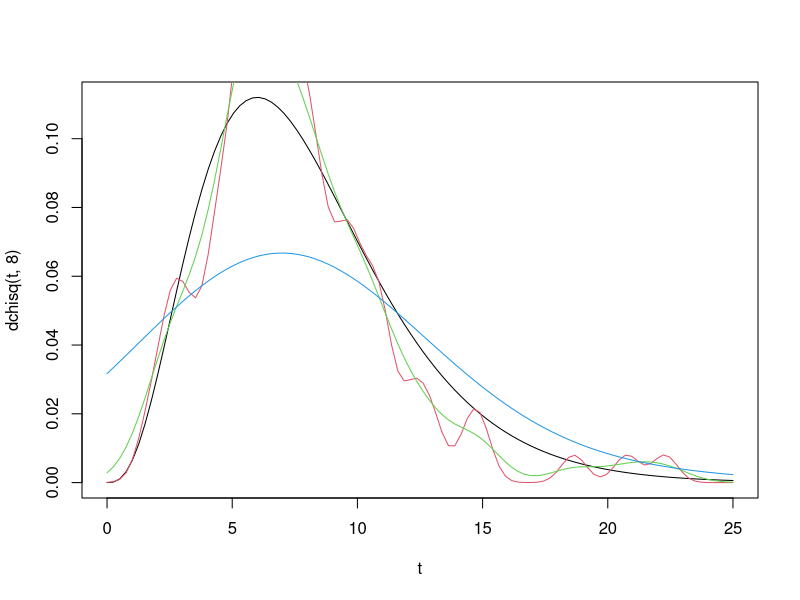

Write R code to recreate this figure.
# Kernel estimate of f

n <- 100
x <- rchisq(n,8)
#h <- 1
h <- c(0.5, 1, 5)
t <- seq(0,25, length=n)
fhat1 <- matrix(0, nrow=n, ncol=length(h))

plot(t, dchisq(t,8), type='l')

for (j in 1:length(h)){
	for (i in 1:n){
		fhat1[i,j] = 1/(n*h[j])*sum(dnorm((t[i]-x)/h[j]))
		}
	lines(t, fhat1[,j], xlab='x', ylab='', col=j+1)
	}
	
	
# Alternatively

#plot(density(x))

# or 

library(KernSmooth)

#fhat3 <- bkde(x)
#plot(fhat3, xlab='x', ylab='',type='l')
#lines(t, dchisq(t,8), col='red')